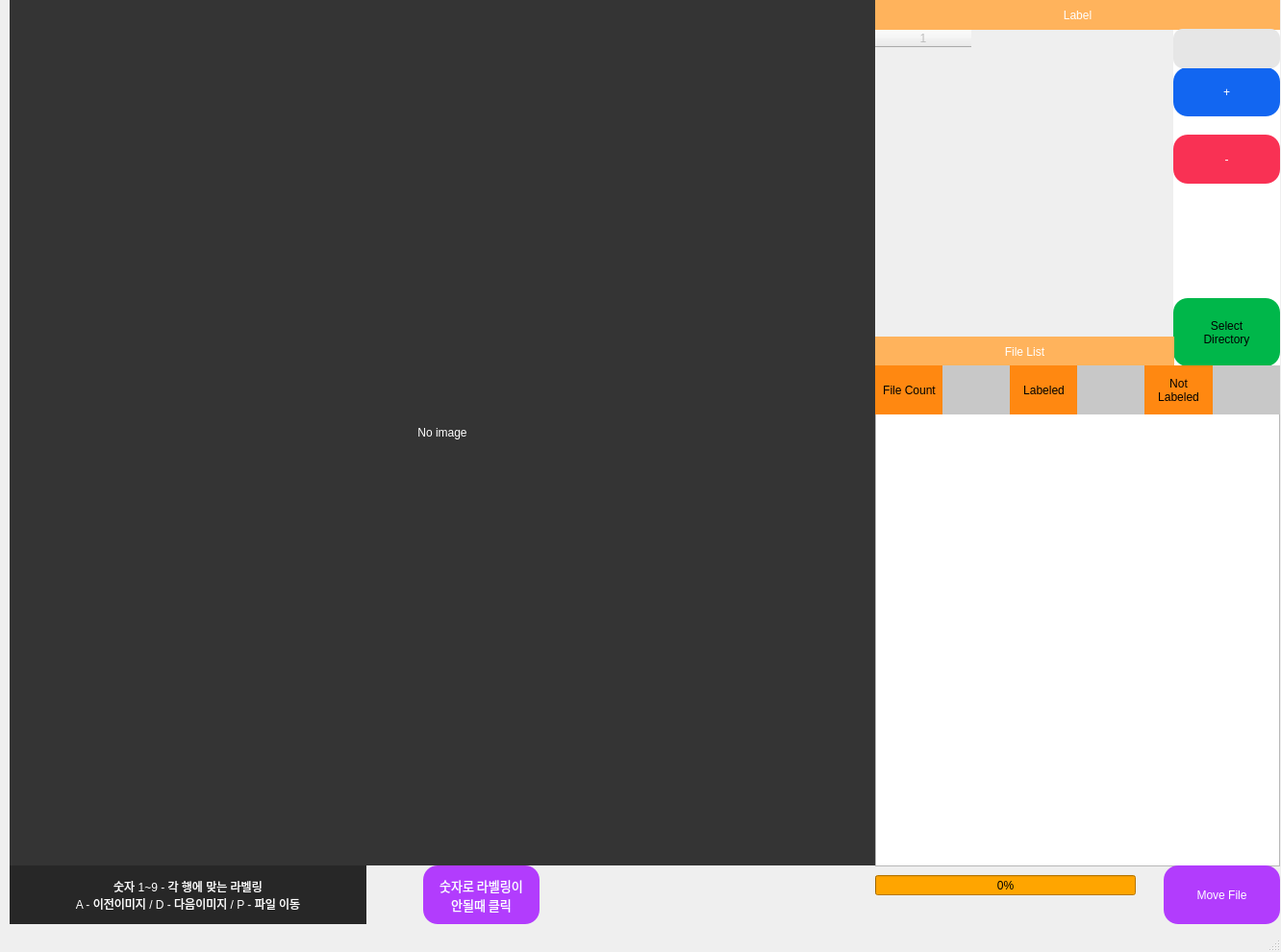
<?xml version="1.0" encoding="UTF-8"?>
<ui version="4.0">
 <class>MainWindow</class>
 <widget class="QMainWindow" name="MainWindow">
  <property name="geometry">
   <rect>
    <x>0</x>
    <y>0</y>
    <width>1332</width>
    <height>990</height>
   </rect>
  </property>
  <property name="windowTitle">
   <string>MainWindow</string>
  </property>
  <widget class="QWidget" name="centralwidget">
   <widget class="QLabel" name="imagebox">
    <property name="geometry">
     <rect>
      <x>10</x>
      <y>0</y>
      <width>900</width>
      <height>900</height>
     </rect>
    </property>
    <property name="styleSheet">
     <string notr="true">font: 75 32pt &quot;Agency FB&quot;;
background-color: rgb(52, 52, 52);
color: rgb(255, 255, 255);</string>
    </property>
    <property name="text">
     <string>No image</string>
    </property>
    <property name="alignment">
     <set>Qt::AlignCenter</set>
    </property>
   </widget>
   <widget class="QPushButton" name="dir_select">
    <property name="geometry">
     <rect>
      <x>1220</x>
      <y>310</y>
      <width>111</width>
      <height>71</height>
     </rect>
    </property>
    <property name="layoutDirection">
     <enum>Qt::LeftToRight</enum>
    </property>
    <property name="styleSheet">
     <string notr="true">background-color: rgb(0, 183, 74);
font: 14pt &quot;Agency FB&quot;;
border-radius: 15px</string>
    </property>
    <property name="text">
     <string>Select
Directory</string>
    </property>
   </widget>
   <widget class="QTableWidget" name="dir_list">
    <property name="enabled">
     <bool>true</bool>
    </property>
    <property name="geometry">
     <rect>
      <x>910</x>
      <y>430</y>
      <width>421</width>
      <height>471</height>
     </rect>
    </property>
    <property name="styleSheet">
     <string notr="true">selection-background-color:rgb(255, 0, 0);</string>
    </property>
    <property name="editTriggers">
     <set>QAbstractItemView::NoEditTriggers</set>
    </property>
    <property name="dragDropOverwriteMode">
     <bool>true</bool>
    </property>
    <property name="selectionMode">
     <enum>QAbstractItemView::SingleSelection</enum>
    </property>
    <attribute name="horizontalHeaderVisible">
     <bool>true</bool>
    </attribute>
    <attribute name="horizontalHeaderHighlightSections">
     <bool>true</bool>
    </attribute>
    <attribute name="verticalHeaderVisible">
     <bool>true</bool>
    </attribute>
    <attribute name="verticalHeaderShowSortIndicator" stdset="0">
     <bool>false</bool>
    </attribute>
   </widget>
   <widget class="QTableWidget" name="label_name">
    <property name="enabled">
     <bool>false</bool>
    </property>
    <property name="geometry">
     <rect>
      <x>910</x>
      <y>31</y>
      <width>311</width>
      <height>321</height>
     </rect>
    </property>
    <property name="tabletTracking">
     <bool>false</bool>
    </property>
    <property name="styleSheet">
     <string notr="true">selection-background-color:rgb(255, 0, 0);</string>
    </property>
    <property name="frameShape">
     <enum>QFrame::NoFrame</enum>
    </property>
    <property name="lineWidth">
     <number>0</number>
    </property>
    <property name="editTriggers">
     <set>QAbstractItemView::NoEditTriggers</set>
    </property>
    <property name="alternatingRowColors">
     <bool>false</bool>
    </property>
    <property name="selectionMode">
     <enum>QAbstractItemView::SingleSelection</enum>
    </property>
    <property name="selectionBehavior">
     <enum>QAbstractItemView::SelectItems</enum>
    </property>
    <property name="sortingEnabled">
     <bool>false</bool>
    </property>
    <property name="columnCount">
     <number>1</number>
    </property>
    <column/>
   </widget>
   <widget class="QLabel" name="label_list">
    <property name="geometry">
     <rect>
      <x>910</x>
      <y>0</y>
      <width>421</width>
      <height>31</height>
     </rect>
    </property>
    <property name="styleSheet">
     <string notr="true">color: rgb(255, 255, 255);
background-color: rgb(255, 179, 92);
font: 75 14pt &quot;Agency FB&quot;;</string>
    </property>
    <property name="lineWidth">
     <number>0</number>
    </property>
    <property name="text">
     <string>Label</string>
    </property>
    <property name="alignment">
     <set>Qt::AlignCenter</set>
    </property>
   </widget>
   <widget class="QPushButton" name="add_label">
    <property name="geometry">
     <rect>
      <x>1220</x>
      <y>70</y>
      <width>111</width>
      <height>51</height>
     </rect>
    </property>
    <property name="focusPolicy">
     <enum>Qt::StrongFocus</enum>
    </property>
    <property name="contextMenuPolicy">
     <enum>Qt::DefaultContextMenu</enum>
    </property>
    <property name="autoFillBackground">
     <bool>false</bool>
    </property>
    <property name="styleSheet">
     <string notr="true">background-color: rgb(18, 102, 241);
font: 48pt &quot;Agency FB&quot;;
color: rgb(255, 255, 255);
border-radius: 15px</string>
    </property>
    <property name="inputMethodHints">
     <set>Qt::ImhNone</set>
    </property>
    <property name="text">
     <string>+</string>
    </property>
    <property name="flat">
     <bool>true</bool>
    </property>
   </widget>
   <widget class="QPushButton" name="subtraction_label">
    <property name="geometry">
     <rect>
      <x>1220</x>
      <y>140</y>
      <width>111</width>
      <height>51</height>
     </rect>
    </property>
    <property name="layoutDirection">
     <enum>Qt::LeftToRight</enum>
    </property>
    <property name="styleSheet">
     <string notr="true">background-color: rgb(249, 49, 84);
font: 48pt &quot;Agency FB&quot;;
color: rgb(255, 255, 255);
border-radius: 15px</string>
    </property>
    <property name="text">
     <string>-</string>
    </property>
   </widget>
   <widget class="QLabel" name="label_list_2">
    <property name="geometry">
     <rect>
      <x>910</x>
      <y>350</y>
      <width>311</width>
      <height>31</height>
     </rect>
    </property>
    <property name="styleSheet">
     <string notr="true">color: rgb(255, 255, 255);
background-color: rgb(255, 179, 92);
font: 75 14pt &quot;Agency FB&quot;;</string>
    </property>
    <property name="text">
     <string>File List</string>
    </property>
    <property name="alignment">
     <set>Qt::AlignCenter</set>
    </property>
   </widget>
   <widget class="QTableView" name="label_name_2">
    <property name="geometry">
     <rect>
      <x>1220</x>
      <y>30</y>
      <width>111</width>
      <height>351</height>
     </rect>
    </property>
    <property name="frameShape">
     <enum>QFrame::NoFrame</enum>
    </property>
    <property name="lineWidth">
     <number>0</number>
    </property>
   </widget>
   <widget class="QTextEdit" name="add_label_name">
    <property name="geometry">
     <rect>
      <x>1220</x>
      <y>30</y>
      <width>111</width>
      <height>41</height>
     </rect>
    </property>
    <property name="styleSheet">
     <string notr="true">background-color: rgb(230, 230, 230);
font: 75 14pt &quot;Agency FB&quot;;
border-radius: 10px</string>
    </property>
    <property name="verticalScrollBarPolicy">
     <enum>Qt::ScrollBarAlwaysOff</enum>
    </property>
    <property name="horizontalScrollBarPolicy">
     <enum>Qt::ScrollBarAlwaysOff</enum>
    </property>
    <property name="html">
     <string>&lt;!DOCTYPE HTML PUBLIC &quot;-//W3C//DTD HTML 4.0//EN&quot; &quot;http://www.w3.org/TR/REC-html40/strict.dtd&quot;&gt;
&lt;html&gt;&lt;head&gt;&lt;meta name=&quot;qrichtext&quot; content=&quot;1&quot; /&gt;&lt;style type=&quot;text/css&quot;&gt;
p, li { white-space: pre-wrap; }
&lt;/style&gt;&lt;/head&gt;&lt;body style=&quot; font-family:'Agency FB'; font-size:14pt; font-weight:72; font-style:normal;&quot;&gt;
&lt;p align=&quot;center&quot; style=&quot;-qt-paragraph-type:empty; margin-top:0px; margin-bottom:0px; margin-left:0px; margin-right:0px; -qt-block-indent:0; text-indent:0px; font-family:'Gulim'; font-size:9pt; font-weight:400;&quot;&gt;&lt;br /&gt;&lt;/p&gt;&lt;/body&gt;&lt;/html&gt;</string>
    </property>
   </widget>
   <widget class="QLabel" name="file_count_lb">
    <property name="geometry">
     <rect>
      <x>910</x>
      <y>380</y>
      <width>71</width>
      <height>51</height>
     </rect>
    </property>
    <property name="styleSheet">
     <string notr="true">font: 75 14pt &quot;Agency FB&quot;;
background-color: rgb(255, 136, 17);</string>
    </property>
    <property name="text">
     <string>File Count</string>
    </property>
    <property name="alignment">
     <set>Qt::AlignCenter</set>
    </property>
   </widget>
   <widget class="QLabel" name="file_count">
    <property name="geometry">
     <rect>
      <x>980</x>
      <y>380</y>
      <width>71</width>
      <height>51</height>
     </rect>
    </property>
    <property name="styleSheet">
     <string notr="true">font: 75 14pt &quot;Agency FB&quot;;
background-color: rgb(200, 200, 200);</string>
    </property>
    <property name="text">
     <string/>
    </property>
    <property name="alignment">
     <set>Qt::AlignCenter</set>
    </property>
   </widget>
   <widget class="QLabel" name="file_count_lb_2">
    <property name="geometry">
     <rect>
      <x>1050</x>
      <y>380</y>
      <width>71</width>
      <height>51</height>
     </rect>
    </property>
    <property name="styleSheet">
     <string notr="true">font: 75 14pt &quot;Agency FB&quot;;
background-color: rgb(255, 136, 17);</string>
    </property>
    <property name="text">
     <string>Labeled</string>
    </property>
    <property name="alignment">
     <set>Qt::AlignCenter</set>
    </property>
   </widget>
   <widget class="QLabel" name="file_count_2">
    <property name="geometry">
     <rect>
      <x>1120</x>
      <y>380</y>
      <width>71</width>
      <height>51</height>
     </rect>
    </property>
    <property name="styleSheet">
     <string notr="true">font: 75 14pt &quot;Agency FB&quot;;
background-color: rgb(200, 200, 200);</string>
    </property>
    <property name="text">
     <string/>
    </property>
    <property name="alignment">
     <set>Qt::AlignCenter</set>
    </property>
   </widget>
   <widget class="QLabel" name="file_count_3">
    <property name="geometry">
     <rect>
      <x>1260</x>
      <y>380</y>
      <width>71</width>
      <height>51</height>
     </rect>
    </property>
    <property name="styleSheet">
     <string notr="true">font: 75 14pt &quot;Agency FB&quot;;
background-color: rgb(200, 200, 200);</string>
    </property>
    <property name="text">
     <string/>
    </property>
    <property name="alignment">
     <set>Qt::AlignCenter</set>
    </property>
   </widget>
   <widget class="QLabel" name="file_count_lb_3">
    <property name="geometry">
     <rect>
      <x>1190</x>
      <y>380</y>
      <width>71</width>
      <height>51</height>
     </rect>
    </property>
    <property name="styleSheet">
     <string notr="true">font: 75 14pt &quot;Agency FB&quot;;
background-color: rgb(255, 136, 17);</string>
    </property>
    <property name="text">
     <string>Not
Labeled</string>
    </property>
    <property name="alignment">
     <set>Qt::AlignCenter</set>
    </property>
   </widget>
   <widget class="QPushButton" name="movefile">
    <property name="geometry">
     <rect>
      <x>1210</x>
      <y>900</y>
      <width>121</width>
      <height>61</height>
     </rect>
    </property>
    <property name="styleSheet">
     <string notr="true">border-radius: 15px;
font: 75 14pt &quot;Agency FB&quot;;
background-color: rgb(178, 60, 253);
color: rgb(255, 255, 255);</string>
    </property>
    <property name="text">
     <string>Move File</string>
    </property>
   </widget>
   <widget class="QPushButton" name="repair_keyevent">
    <property name="geometry">
     <rect>
      <x>440</x>
      <y>900</y>
      <width>121</width>
      <height>61</height>
     </rect>
    </property>
    <property name="font">
     <font>
      <family>Agency FB</family>
      <pointsize>10</pointsize>
      <weight>9</weight>
      <italic>false</italic>
      <bold>false</bold>
     </font>
    </property>
    <property name="styleSheet">
     <string notr="true">border-radius: 15px;
font: 75 10pt &quot;Agency FB&quot;;
background-color: rgb(178, 60, 253);
color: rgb(255, 255, 255);</string>
    </property>
    <property name="text">
     <string>숫자로 라벨링이 
안될때 클릭</string>
    </property>
   </widget>
   <widget class="QProgressBar" name="move_progress">
    <property name="geometry">
     <rect>
      <x>910</x>
      <y>910</y>
      <width>271</width>
      <height>21</height>
     </rect>
    </property>
    <property name="styleSheet">
     <string notr="true">background-color: orange;</string>
    </property>
    <property name="value">
     <number>0</number>
    </property>
   </widget>
   <widget class="QLabel" name="label_2">
    <property name="geometry">
     <rect>
      <x>10</x>
      <y>900</y>
      <width>371</width>
      <height>61</height>
     </rect>
    </property>
    <property name="styleSheet">
     <string notr="true">color: rgb(255, 255, 255);
font: 12pt &quot;Agency FB&quot;;
background-color: rgb(39, 39, 39);</string>
    </property>
    <property name="text">
     <string>숫자 1~9 - 각 행에 맞는 라벨링 
A - 이전이미지 / D - 다음이미지 / P - 파일 이동</string>
    </property>
    <property name="alignment">
     <set>Qt::AlignCenter</set>
    </property>
    <property name="margin">
     <number>0</number>
    </property>
   </widget>
   <zorder>imagebox</zorder>
   <zorder>repair_keyevent</zorder>
   <zorder>label_name</zorder>
   <zorder>label_name_2</zorder>
   <zorder>dir_select</zorder>
   <zorder>dir_list</zorder>
   <zorder>label_list</zorder>
   <zorder>add_label</zorder>
   <zorder>subtraction_label</zorder>
   <zorder>label_list_2</zorder>
   <zorder>add_label_name</zorder>
   <zorder>file_count_lb</zorder>
   <zorder>file_count</zorder>
   <zorder>file_count_lb_2</zorder>
   <zorder>file_count_2</zorder>
   <zorder>file_count_3</zorder>
   <zorder>file_count_lb_3</zorder>
   <zorder>movefile</zorder>
   <zorder>move_progress</zorder>
   <zorder>label_2</zorder>
  </widget>
  <widget class="QMenuBar" name="menubar">
   <property name="geometry">
    <rect>
     <x>0</x>
     <y>0</y>
     <width>1332</width>
     <height>21</height>
    </rect>
   </property>
  </widget>
  <widget class="QStatusBar" name="statusbar"/>
 </widget>
 <resources/>
 <connections/>
</ui>
